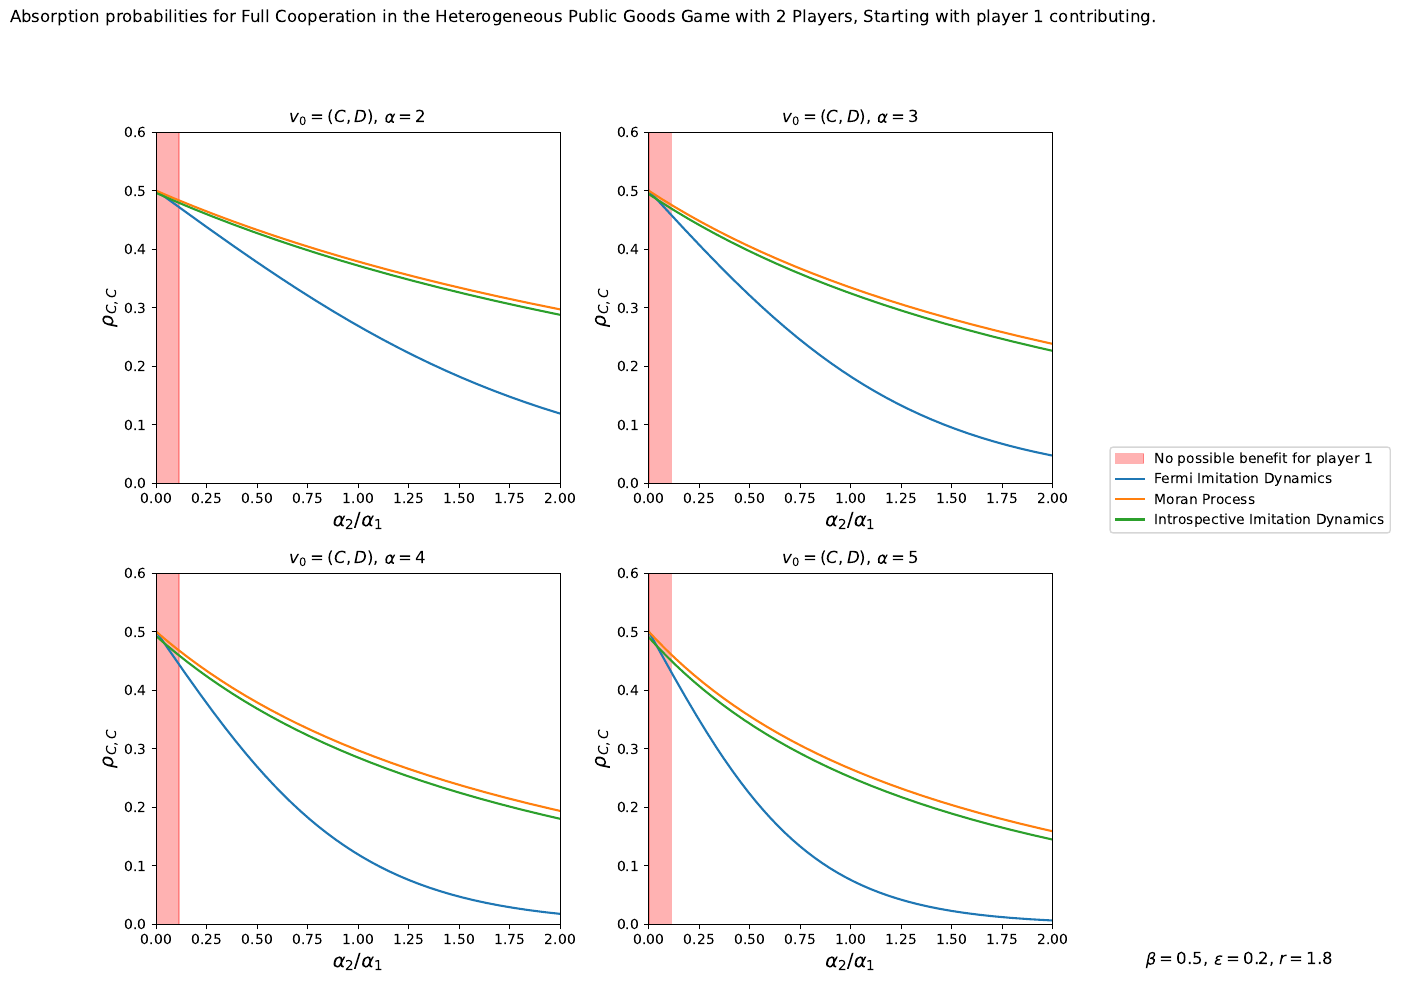

The script that saved this image:
import numpy as np
import sympy as sym
import matplotlib.pyplot as plt

np.set_printoptions(suppress=False)
import matplotlib.patches as mpatches
import matplotlib.lines as mlinesge
import scipy
import sys
import pathlib

file_path = pathlib.Path(__file__)
root_path = (file_path / "../../../../").resolve()

sys.path.append(str(root_path))
import src.main as main


def heterogeneous_contribution_fitness_function(
    state, epsilon, r, contribution_vector, **kwargs
):
    """Public goods fitness function where each player contributes H times

    their position in the state."""

    total_goods = (
        r
        * sum(
            action * contribution
            for action, contribution in zip(state, contribution_vector)
        )
        / len(state)
    )

    payoff_vector = np.array(
        [
            total_goods - (action * contribution)
            for action, contribution in zip(state, contribution_vector)
        ]
    )

    return 1 + (payoff_vector * epsilon)


r = sym.Symbol("r")
epsilon = sym.Symbol("epsilon")
N = 2
alpha = sym.Symbol("alpha")
difference = sym.Symbol("d")
contribution_vector = np.array([alpha, alpha * difference])
state_space = main.get_state_space(N=N, k=2)
beta = sym.Symbol("beta")

imitation_introspection_transition_matrix = main.generate_transition_matrix(
    state_space=state_space,
    fitness_function=heterogeneous_contribution_fitness_function,
    compute_transition_probability=main.compute_imitation_introspection_transition_probability,
    selection_intensity=beta,
    number_of_strategies=2,
    r=r,
    contribution_vector=contribution_vector,
    epsilon=epsilon,
)

fermi_transition_matrix = main.generate_transition_matrix(
    state_space=state_space,
    fitness_function=heterogeneous_contribution_fitness_function,
    compute_transition_probability=main.compute_fermi_transition_probability,
    selection_intensity=beta,
    number_of_strategies=2,
    r=r,
    contribution_vector=contribution_vector,
    epsilon=epsilon,
)

moran_transition_matrix = main.generate_transition_matrix(
    state_space=state_space,
    fitness_function=heterogeneous_contribution_fitness_function,
    compute_transition_probability=main.compute_moran_transition_probability,
    selection_intensity=beta,
    number_of_strategies=2,
    r=r,
    contribution_vector=contribution_vector,
    epsilon=epsilon,
)


absorption_matrix_imispection = main.calculate_absorption_matrix(
    imitation_introspection_transition_matrix
)

expression_imispection_p1 = sym.lambdify(
    (r, alpha, beta, epsilon, difference),
    sym.Matrix(absorption_matrix_imispection)[0, 1],
    "numpy",
)


fermi_absorption_matrix = main.calculate_absorption_matrix(fermi_transition_matrix)

expression_fermi_p1 = sym.lambdify(
    (r, alpha, beta, epsilon, difference),
    sym.Matrix(fermi_absorption_matrix)[0, 1],
    "numpy",
)


moran_absorption_matrix = main.calculate_absorption_matrix(moran_transition_matrix)

expression_moran_p1 = sym.lambdify(
    (r, alpha, beta, epsilon, difference),
    sym.Matrix(moran_absorption_matrix)[0, 1],
    "numpy",
)


d_values = np.linspace(0, 2, 4000)


fig, axes = plt.subplots(2, 2, figsize=(10, 10))
axes = axes.flatten()

fig.suptitle(
    r"Absorption probabilities for Full Cooperation in the Heterogeneous Public Goods Game with 2 Players, Starting with player 1 contributing."
)

axis = 0
for alpha_i in np.array([2, 3, 4, 5]):

    ax = axes[axis]
    ax.set_xlim(0, 2)
    ax.set_ylim(0, 0.6)
    d_for_fermi = expression_fermi_p1(1.8, alpha_i, 0.5, 0.3, d_values)
    d_for_fermi = d_for_fermi * np.ones_like(d_values)
    d_for_imispection = expression_imispection_p1(1.8, alpha_i, 0.5, 0.3, d_values)
    d_for_moran = expression_moran_p1(1.8, alpha_i, 0.5, 0.3, d_values)

    ax.axvspan(
        0,
        1 / 9,
        alpha=0.3,
        color="red",
        label="No possible benefit for player 1",
        zorder=0,
    )
    ax.plot(d_values, d_for_fermi, label="Fermi Imitation Dynamics", zorder=2)
    ax.plot(d_values, d_for_moran, label="Moran Process", zorder=2)
    ax.plot(
        d_values, d_for_imispection, label="Introspective Imitation Dynamics", zorder=2
    )

    ax.set_title(r"$v_0=(C, D)$, $\alpha =$" + str(alpha_i))
    ax.set_xlabel(r"$\alpha_2 / \alpha_1$", fontsize=14)
    ax.set_ylabel(r"$\rho_{C,C}$", fontsize=14)
    axis += 1
handles, labels = axes[0].get_legend_handles_labels()

fig.legend(handles, labels, loc="center left", bbox_to_anchor=(1.02, 0.5))

plt.tight_layout(rect=[0, 0, 1, 0.93])

fig.text(
    1.25,
    0.02,
    r"$\beta = 0.5$, $\epsilon = 0.2$, $r = 1.8$",
    ha="right",
    va="bottom",
    fontsize=12,
)

plt.savefig(file_path.parent / "main.pdf", bbox_inches="tight")
